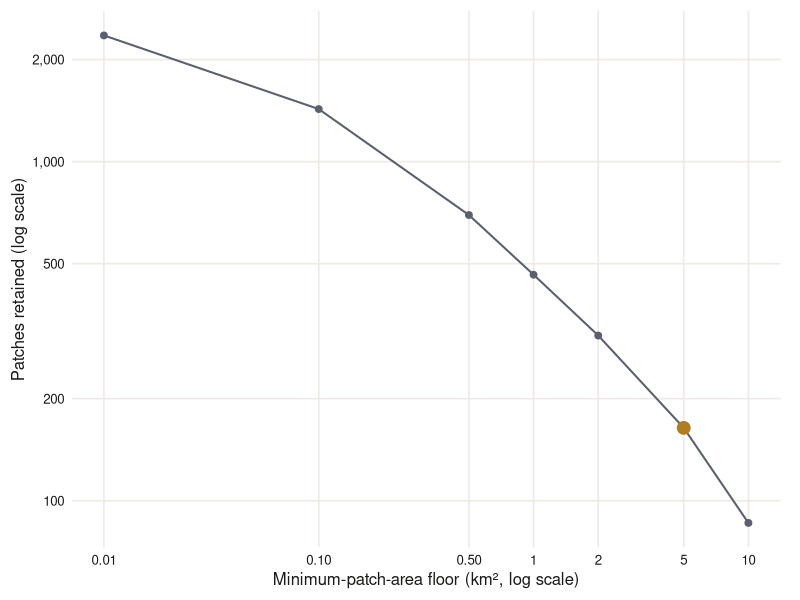

Generate this figure with R:
## ---- chunk 1
#| label: fig-floor-scan
#| echo: false
#| message: false
#| warning: false
#| fig-cap: "Patch count against the minimum-area floor. Each candidate floor is plotted with the number of patches that survive it; the amber point marks the chosen 5 km² floor, which keeps 164 patches and 82.5% of all protected area. The curve is a smooth continuum with no natural break, so the floor is set by the puma home-range scale rather than by a gap in the data. Source: Decision 32 floor scan (tbl_17)."
#| fig-alt: "A line chart on a log vertical axis showing the number of protected patches surviving each minimum-area floor from 0.01 to 10 square kilometres. The count falls smoothly from about 2,356 patches to 86 with no sharp break. The 5 square kilometre floor is marked with a point and label reading 164 patches, 82.5 percent area retained."

library(ggplot2)

# Decision 32 floor scan (tbl_17) — inlined; no disk read, no geometry.
floor_scan <- data.frame(
  floor_km2      = c(0.01, 0.10, 0.50, 1.00, 2.00, 5.00, 10.00),
  patches_kept   = c(2356, 1429, 696, 464, 307, 164, 86),
  area_retained  = c(99.9, 99.3, 96.5, 93.7, 90.0, 82.5, 73.7)
)

col_line   <- "#5a6070"  # slate
col_choice <- "#b07d20"  # amber — the chosen floor
col_ink    <- "#1a1a18"

chosen <- floor_scan[floor_scan$floor_km2 == 5.00, ]

ggplot(floor_scan, aes(x = floor_km2, y = patches_kept)) +
  geom_line(color = col_line, linewidth = 0.7) +
  geom_point(color = col_line, size = 2) +
  geom_point(data = chosen, color = col_choice, size = 4) +
  scale_x_log10(
    breaks = floor_scan$floor_km2,
    labels = c("0.01", "0.10", "0.50", "1", "2", "5", "10")
  ) +
  scale_y_log10(
    breaks = c(100, 200, 500, 1000, 2000),
    labels = scales::comma
  ) +
  labs(
    x = "Minimum-patch-area floor (km², log scale)",
    y = "Patches retained (log scale)"
  ) +
  theme_minimal(base_size = 12) +
  theme(
    panel.grid.minor = element_blank(),
    panel.grid.major = element_line(color = "#edeae3"),
    axis.title = element_text(color = col_ink),
    axis.text  = element_text(color = col_ink),
    plot.margin = margin(8, 14, 8, 8)
  )
